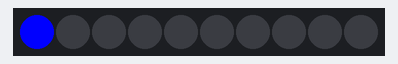
Simulated run of this sketch. Board: Arduino Uno, built for the host (arithmetic inside an expression is 32-bit, double 64-bit). Shown: 10 RGB LEDs in strip order, left to right.

Above: at 0.15 s.
At 1.05 s:
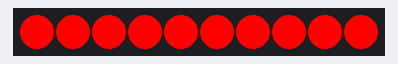
At 2.25 s:
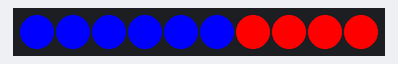
At 3.45 s:
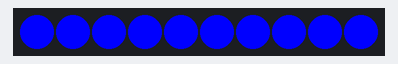
At 4.95 s:
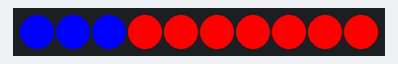
At 7.05 s:
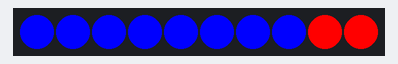

The sketch:

sketch_may31a.ino
```cpp
#include <FastLED.h>

#define LED_PIN     5
#define NUM_LEDS    10

CRGB leds[NUM_LEDS];

void setup() {

  FastLED.addLeds<WS2812, LED_PIN, GRB>(leds, NUM_LEDS);

}

void loop() {

  for (int i = 0; i <= NUM_LEDS; i++) {
    leds[i] = CRGB ( 0, 0, 255);
    FastLED.show();
    delay(10);
  }
  for (int i = NUM_LEDS; i >= 0; i--) {
    leds[i] = CRGB ( 255, 0, 0);
    FastLED.show();
    delay(10);
  }
}
```

Measured:
- by itself, everything shown: repeats every 6.6 s, in 22 steps
